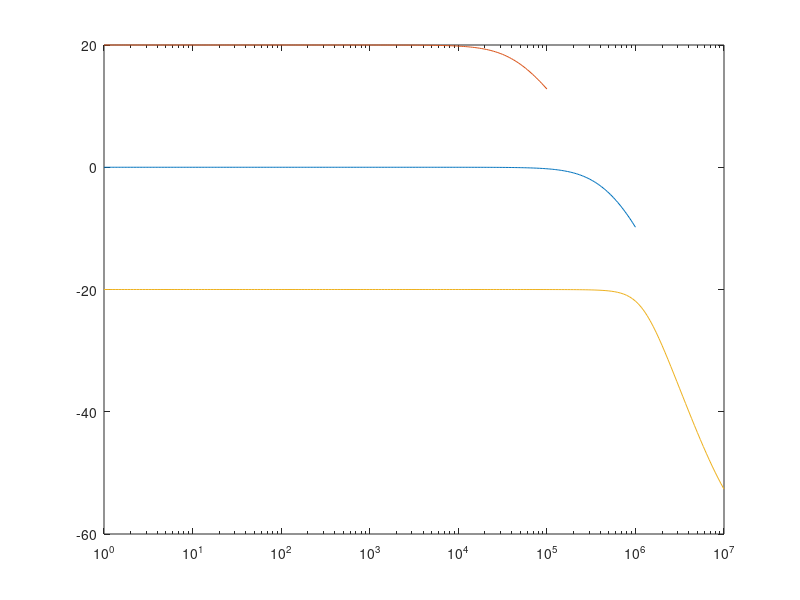

The MATLAB script that drew this image:
clear all;
close all;

x1=csvread('x1.txt');
x10=csvread('x10.txt');
x01=csvread('x01.txt');
semilogx(x1(:,1),x1(:,2))
hold on
semilogx(x10(:,1),x10(:,2))
semilogx(x01(:,1),x01(:,2))
hold off